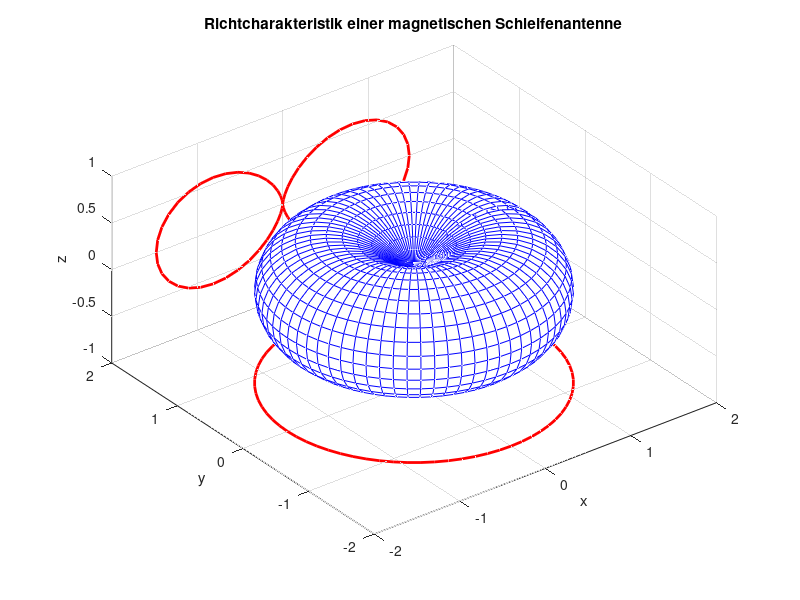

Source code (MATLAB):
function ueb_schleifenantenne
% Berechnung der Richtcharakteristik einer quadratischen
% magnetischen Schleifenantenne mit der Kantenlaenge l
%
%------------------------------------------------
% (c) Eberhard Gamm (www.ibega.de),
%     LIKE (www.like.e-technik.uni-erlangen.de),
%     2014
%------------------------------------------------

close all;

% Frequenz
f = 434e6;
% Lichtgeschwindigkeit
c = 3e8;
% Wellenlaenge
lambda = c / f;
% Laenge einer Kante
l = 0.02;
% Anzahl Segmente
N = 20;
% Entfernung von der Antenne
r = 10;
% Feldwellenwiderstand
Z_0 = 377;
% berechnet wird der Bereich (x > 0, y > 0, z > 0)
% mit einer Winkelaufloesung von 1 Grad
phi_grad   = 0 : 89;
theta_grad = 0 : 90;
phi        = pi * phi_grad / 180;
theta      = pi * theta_grad / 180;
l_phi      = length(phi);
l_theta    = length(theta);
% kartesische Koordinaten berechnen
x = r * sin(theta).' * cos(phi);
y = r * sin(theta).' * sin(phi);
z = r * cos(theta)';
% Oberflaechenelemente berechnen
dA = r^2 * sin(theta) * (phi(2) - phi(1)) * (theta(2) - theta(1));
% Strahlungsleistungsdichte initialisieren
S = zeros(l_theta,l_phi);
% abgestrahlte Leistung initialisieren
P_t = 0;
for i = 1 : l_theta
    for k = 1 : l_phi
        % magnetischen Feldvektor berechnen
        H = H_Vektor(lambda, l, N, x(i,k), y(i,k), z(i));
        % Strahlungsleistungsdichte berechnen
        S(i,k) = Z_0 * real( H' * H );
        % abgestrahlte Leistung berechnen
        P_t = P_t + S(i,k) * dA(i);
    end
end
% abgestrahlte Leistung ueber den ganzen Bereich
P_t = 8 * P_t;
% Strahlungsleistungsdichte einer isotropen Antenne bei gleicher Leistung
S_i = P_t / ( 4 * pi * r^2 );
% Richtcharakteristik
D = S / S_i;
% Richtcharateristik ueber den ganzen Bereich
D = [ D ; flipud( D(1:end-1,:) ) ];
D = repmat(D, 1, 4);
% Richtcharakteristik im 5-Grad-Raster
D_5 = D(1:5:end, 1:5:end);
% Winkel fuer die Richtcharakteristik
phi_5   = pi * (0 : 5 : 355) / 180;
theta_5 = pi * (0 : 5 : 180) / 180;
% karstesische Koordinaten der Richtcharakteristik
x_5 = D_5 .* (sin(theta_5).' * cos(phi_5));
y_5 = D_5 .* (sin(theta_5).' * sin(phi_5));
z_5 = D_5 .* (cos(theta_5).' * ones(1,length(phi_5)));

% Maximum der Richtcharakteristik
D_max = max(max(D));
fprintf(1, 'D_max = %g = %g dB\n', D_max, 10 * log10(D_max));

% Richtcharakteristik anzeigen
figure(1);
colormap([0 0 1;0 0 1]);
mesh(x_5,y_5,z_5);
hold on;
plot3(x_5(19,:),y_5(19,:),-ones(1, 72),'r-','LineWidth',2);
plot3(x_5(:,1),2 * ones(1, 37),z_5(:,1),'r-','LineWidth',2);
plot3(x_5(:,37),2 * ones(1, 37),z_5(:,37),'r-','LineWidth',2);
hold off;
axis equal;
axis([-2 2 -2 2 -1 1]);
xlabel('x');
ylabel('y');
zlabel('z');
title('Richtcharakteristik einer magnetischen Schleifenantenne');

% Berechnung des magnetischen Feldvektors
% (ohne konstante Faktoren)
function H = H_Vektor(lambda, l, N, x, y, z)
% Vektorpotentiale berechnen
delta = 1e-3 * lambda;
A = A_Vektor(lambda, l, N, x, y, z);
A_dx = A_Vektor(lambda, l, N, x + delta, y, z);
A_dy = A_Vektor(lambda, l, N, x, y + delta, z);
A_dz = A_Vektor(lambda, l, N, x, y, z + delta);
% partielle Ableitungen berechnen
dA_dx = (A_dx - A) / delta;
dA_dy = (A_dy - A) / delta;
dA_dz = (A_dz - A) / delta;
% magnetischen Feldvektor bilden
H = [ dA_dy(3) - dA_dz(2) ;
      dA_dz(1) - dA_dx(3) ;
      dA_dx(2) - dA_dy(1) ];

% Berechnung des Vektorpotentials
% (ohne konstante Faktoren)
function A = A_Vektor(lambda, l, N, x, y, z)
% Vektor initialisieren
A = zeros(3, 1);
% Konstante fuer e-Funktionen berechnen
k = - 2i * pi / lambda;
% Segmentierung
l_N = l / (2 * N + 1);
d_n = ( -N : N ) * l_N;
% Abstaende berechnen
d_1 = sqrt( (x - d_n).^2 + (y - l/2)^2  + z^2 );
d_2 = sqrt( (x - l/2)^2  + (y - d_n).^2 + z^2 );
d_3 = sqrt( (x - d_n).^2 + (y + l/2)^2  + z^2 );
d_4 = sqrt( (x + l/2)^2  + (y - d_n).^2 + z^2 );
% x-Komponente berechnen
A(1) = sum( exp(k * d_1) ./ d_1 - exp(k * d_3) ./ d_3 );
% y-Komponente berechnen
A(2) = sum( exp(k * d_4) ./ d_4 - exp(k * d_2) ./ d_2 );
